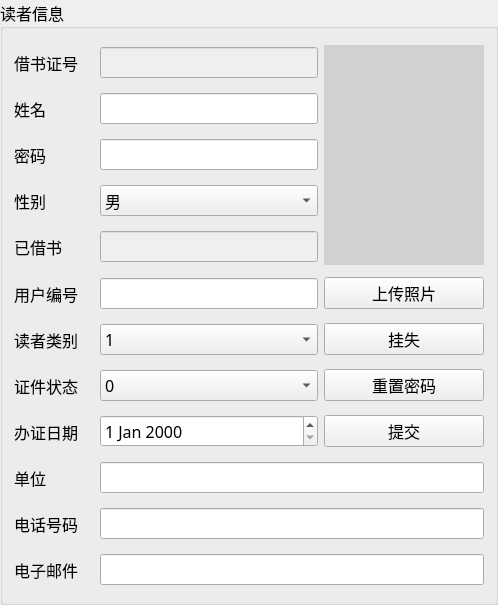
<?xml version="1.0" encoding="UTF-8"?>
<ui version="4.0">
 <class>ReaderInfo</class>
 <widget class="QWidget" name="ReaderInfo">
  <property name="geometry">
   <rect>
    <x>0</x>
    <y>0</y>
    <width>498</width>
    <height>605</height>
   </rect>
  </property>
  <property name="font">
   <font>
    <family>微软雅黑</family>
    <pointsize>12</pointsize>
   </font>
  </property>
  <property name="windowTitle">
   <string>Form</string>
  </property>
  <layout class="QGridLayout" name="gridLayout">
   <property name="leftMargin">
    <number>0</number>
   </property>
   <property name="topMargin">
    <number>0</number>
   </property>
   <property name="rightMargin">
    <number>0</number>
   </property>
   <property name="bottomMargin">
    <number>0</number>
   </property>
   <property name="spacing">
    <number>0</number>
   </property>
   <item row="0" column="0">
    <widget class="QGroupBox" name="groupBox">
     <property name="title">
      <string>读者信息</string>
     </property>
     <property name="flat">
      <bool>false</bool>
     </property>
     <property name="checkable">
      <bool>false</bool>
     </property>
     <layout class="QGridLayout" name="gridLayout_2">
      <property name="leftMargin">
       <number>11</number>
      </property>
      <property name="topMargin">
       <number>11</number>
      </property>
      <property name="rightMargin">
       <number>11</number>
      </property>
      <item row="0" column="0">
       <widget class="QLabel" name="label">
        <property name="minimumSize">
         <size>
          <width>80</width>
          <height>35</height>
         </size>
        </property>
        <property name="text">
         <string>借书证号</string>
        </property>
        <property name="textInteractionFlags">
         <set>Qt::NoTextInteraction</set>
        </property>
       </widget>
      </item>
      <item row="0" column="1">
       <widget class="QLineEdit" name="edit_id">
        <property name="enabled">
         <bool>false</bool>
        </property>
        <property name="inputMask">
         <string extracomment="借书证号为9位数字">999999999</string>
        </property>
        <property name="maxLength">
         <number>9</number>
        </property>
        <property name="placeholderText">
         <string/>
        </property>
       </widget>
      </item>
      <item row="0" column="2" rowspan="5">
       <widget class="QLabel" name="photo">
        <property name="minimumSize">
         <size>
          <width>160</width>
          <height>200</height>
         </size>
        </property>
        <property name="styleSheet">
         <string notr="true">background-color: rgb(209, 209, 209);</string>
        </property>
        <property name="text">
         <string/>
        </property>
       </widget>
      </item>
      <item row="1" column="0">
       <widget class="QLabel" name="label_2">
        <property name="minimumSize">
         <size>
          <width>80</width>
          <height>35</height>
         </size>
        </property>
        <property name="baseSize">
         <size>
          <width>80</width>
          <height>35</height>
         </size>
        </property>
        <property name="text">
         <string>姓名</string>
        </property>
        <property name="textInteractionFlags">
         <set>Qt::NoTextInteraction</set>
        </property>
       </widget>
      </item>
      <item row="1" column="1">
       <widget class="QLineEdit" name="edit_name"/>
      </item>
      <item row="2" column="0">
       <widget class="QLabel" name="label_3">
        <property name="minimumSize">
         <size>
          <width>80</width>
          <height>35</height>
         </size>
        </property>
        <property name="text">
         <string>密码</string>
        </property>
        <property name="textInteractionFlags">
         <set>Qt::NoTextInteraction</set>
        </property>
       </widget>
      </item>
      <item row="2" column="1">
       <widget class="QLineEdit" name="edit_pwd">
        <property name="echoMode">
         <enum>QLineEdit::PasswordEchoOnEdit</enum>
        </property>
       </widget>
      </item>
      <item row="3" column="0">
       <widget class="QLabel" name="label_10">
        <property name="minimumSize">
         <size>
          <width>80</width>
          <height>35</height>
         </size>
        </property>
        <property name="text">
         <string>性别</string>
        </property>
        <property name="textInteractionFlags">
         <set>Qt::NoTextInteraction</set>
        </property>
       </widget>
      </item>
      <item row="3" column="1">
       <widget class="QComboBox" name="cmb_sex">
        <item>
         <property name="text">
          <string>男</string>
         </property>
        </item>
        <item>
         <property name="text">
          <string>女</string>
         </property>
        </item>
       </widget>
      </item>
      <item row="4" column="0">
       <widget class="QLabel" name="label_4">
        <property name="minimumSize">
         <size>
          <width>80</width>
          <height>35</height>
         </size>
        </property>
        <property name="text">
         <string>已借书</string>
        </property>
        <property name="textInteractionFlags">
         <set>Qt::NoTextInteraction</set>
        </property>
       </widget>
      </item>
      <item row="4" column="1">
       <widget class="QLineEdit" name="edit_lend">
        <property name="enabled">
         <bool>false</bool>
        </property>
       </widget>
      </item>
      <item row="5" column="0">
       <widget class="QLabel" name="label_7">
        <property name="minimumSize">
         <size>
          <width>80</width>
          <height>35</height>
         </size>
        </property>
        <property name="text">
         <string>用户编号</string>
        </property>
        <property name="textInteractionFlags">
         <set>Qt::NoTextInteraction</set>
        </property>
       </widget>
      </item>
      <item row="5" column="1">
       <widget class="QLineEdit" name="edit_user_code">
        <property name="focusPolicy">
         <enum>Qt::StrongFocus</enum>
        </property>
        <property name="inputMask">
         <string notr="true" comment="用户编号为9位数字" extracomment="用户编号为9位数字">999999999</string>
        </property>
        <property name="cursorPosition">
         <number>0</number>
        </property>
        <property name="clearButtonEnabled">
         <bool>true</bool>
        </property>
       </widget>
      </item>
      <item row="5" column="2">
       <widget class="QPushButton" name="btn_upload">
        <property name="text">
         <string>上传照片</string>
        </property>
       </widget>
      </item>
      <item row="6" column="0">
       <widget class="QLabel" name="label_5">
        <property name="minimumSize">
         <size>
          <width>80</width>
          <height>35</height>
         </size>
        </property>
        <property name="text">
         <string>读者类别</string>
        </property>
        <property name="textInteractionFlags">
         <set>Qt::NoTextInteraction</set>
        </property>
       </widget>
      </item>
      <item row="6" column="1">
       <widget class="QComboBox" name="cmb_typeid">
        <item>
         <property name="text">
          <string>1</string>
         </property>
        </item>
        <item>
         <property name="text">
          <string>2</string>
         </property>
        </item>
        <item>
         <property name="text">
          <string>3</string>
         </property>
        </item>
        <item>
         <property name="text">
          <string>4</string>
         </property>
        </item>
        <item>
         <property name="text">
          <string>5</string>
         </property>
        </item>
        <item>
         <property name="text">
          <string>6</string>
         </property>
        </item>
        <item>
         <property name="text">
          <string>7</string>
         </property>
        </item>
       </widget>
      </item>
      <item row="6" column="2">
       <widget class="QPushButton" name="btn_loss">
        <property name="text">
         <string>挂失</string>
        </property>
       </widget>
      </item>
      <item row="7" column="0">
       <widget class="QLabel" name="label_6">
        <property name="minimumSize">
         <size>
          <width>80</width>
          <height>35</height>
         </size>
        </property>
        <property name="text">
         <string>证件状态</string>
        </property>
        <property name="textInteractionFlags">
         <set>Qt::NoTextInteraction</set>
        </property>
       </widget>
      </item>
      <item row="7" column="1">
       <widget class="QComboBox" name="cmb_status">
        <property name="enabled">
         <bool>true</bool>
        </property>
        <item>
         <property name="text">
          <string>0</string>
         </property>
        </item>
        <item>
         <property name="text">
          <string>1</string>
         </property>
        </item>
        <item>
         <property name="text">
          <string>2</string>
         </property>
        </item>
       </widget>
      </item>
      <item row="8" column="0">
       <widget class="QLabel" name="label_14">
        <property name="minimumSize">
         <size>
          <width>80</width>
          <height>35</height>
         </size>
        </property>
        <property name="text">
         <string>办证日期</string>
        </property>
        <property name="textInteractionFlags">
         <set>Qt::NoTextInteraction</set>
        </property>
       </widget>
      </item>
      <item row="8" column="1">
       <widget class="QDateEdit" name="date">
        <property name="enabled">
         <bool>true</bool>
        </property>
       </widget>
      </item>
      <item row="9" column="0">
       <widget class="QLabel" name="label_12">
        <property name="enabled">
         <bool>true</bool>
        </property>
        <property name="minimumSize">
         <size>
          <width>80</width>
          <height>35</height>
         </size>
        </property>
        <property name="text">
         <string>单位</string>
        </property>
        <property name="textInteractionFlags">
         <set>Qt::NoTextInteraction</set>
        </property>
       </widget>
      </item>
      <item row="10" column="0">
       <widget class="QLabel" name="label_8">
        <property name="minimumSize">
         <size>
          <width>80</width>
          <height>35</height>
         </size>
        </property>
        <property name="text">
         <string>电话号码</string>
        </property>
        <property name="textInteractionFlags">
         <set>Qt::NoTextInteraction</set>
        </property>
       </widget>
      </item>
      <item row="11" column="0">
       <widget class="QLabel" name="label_9">
        <property name="minimumSize">
         <size>
          <width>80</width>
          <height>35</height>
         </size>
        </property>
        <property name="text">
         <string>电子邮件</string>
        </property>
        <property name="textInteractionFlags">
         <set>Qt::NoTextInteraction</set>
        </property>
       </widget>
      </item>
      <item row="9" column="1" colspan="2">
       <widget class="QLineEdit" name="edit_dept"/>
      </item>
      <item row="10" column="1" colspan="2">
       <widget class="QLineEdit" name="edit_tele">
        <property name="inputMask">
         <string>99999999999</string>
        </property>
        <property name="maxLength">
         <number>11</number>
        </property>
        <property name="cursorMoveStyle">
         <enum>Qt::LogicalMoveStyle</enum>
        </property>
        <property name="clearButtonEnabled">
         <bool>true</bool>
        </property>
       </widget>
      </item>
      <item row="11" column="1" colspan="2">
       <widget class="QLineEdit" name="edit_mail"/>
      </item>
      <item row="7" column="2">
       <widget class="QPushButton" name="btn_pwd">
        <property name="text">
         <string>重置密码</string>
        </property>
       </widget>
      </item>
      <item row="8" column="2">
       <widget class="QPushButton" name="btn_submit">
        <property name="text">
         <string>提交</string>
        </property>
       </widget>
      </item>
     </layout>
    </widget>
   </item>
  </layout>
 </widget>
 <resources/>
 <connections/>
</ui>
